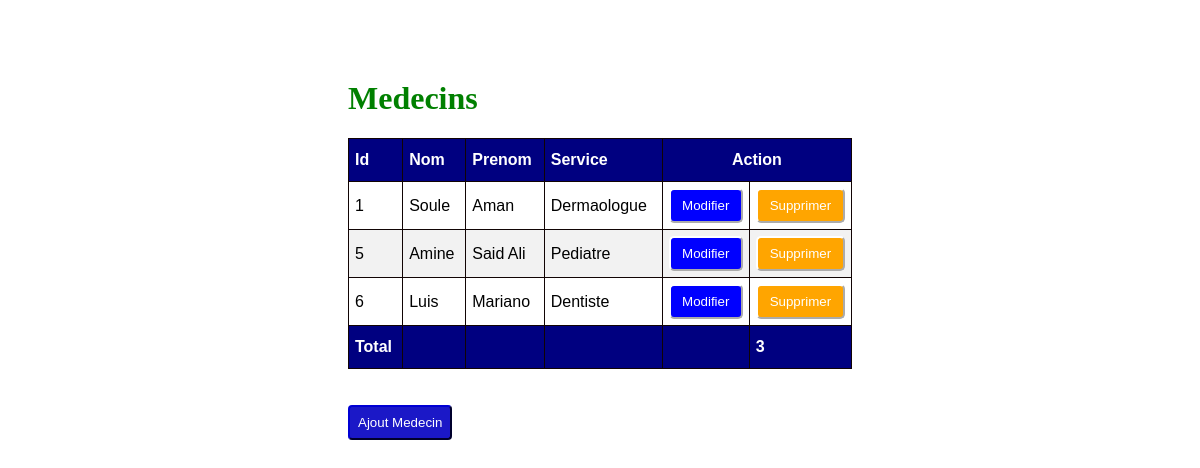
/, run on an earlier commit of the app's database.
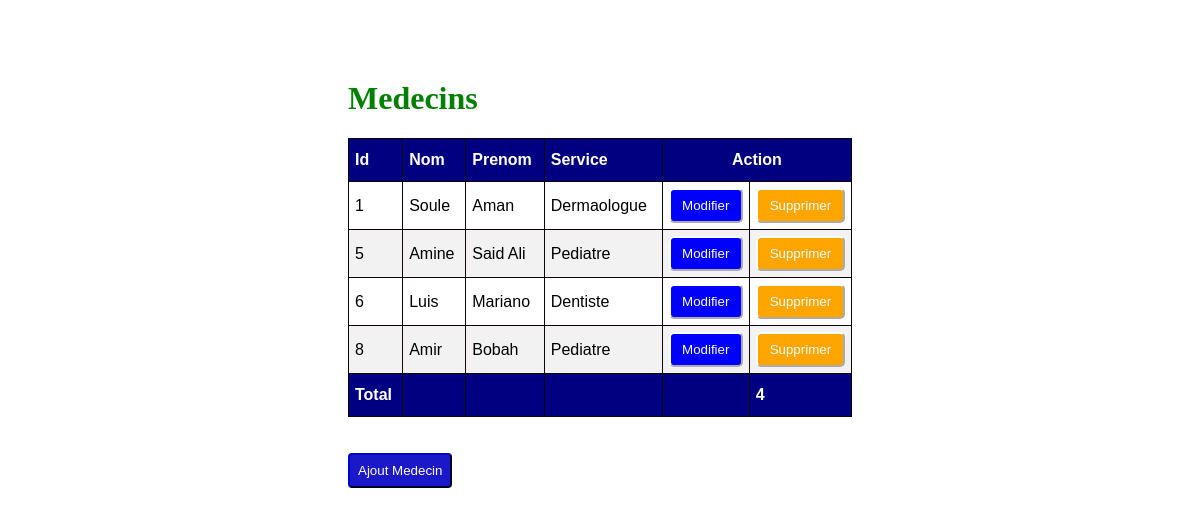
And on a later commit of the database.
### newapp/models.py (models this page shows)
class Medecin(models.Model):
    nom = models.CharField(max_length=100)
    prenom = models.CharField(max_length=100)
    service = models.CharField(max_length=100)

### newapp/views.py (the view)
# urls.py: path('', views.index, name="index"),
def index(request):
    med = Medecin.objects.all()
    return render(request, 'index.html',{'med':med})

### newapp/templatetags/medecin_tags.py (called while the page is built)
@register.simple_tag
def total_medecin():
    return Medecin.objects.count()

### newapp/templates/index.html (shortened to what this page needs)
<!DOCTYPE html>
<html lang="en">
<head>
</head>
{% load static %}
{% load medecin_tags %}
<link rel="stylesheet" href="{% static 'style.css' %}">
<body>
    <div class="container">
        <h1>Medecins</h1>
        <table id="customers" border="1">
            <thead>
                <th>Id</th>
                <th>Nom</th>
                <th>Prenom</th>
                <th>Service</th>
                <th colspan="2" id="mid">Action</th>
            </thead>
                {% for x in med %}
            <tr>
                 <td>{{x.id}}</td>
                <td>{{x.nom}}</td>
                <td>{{x.prenom}}</td>
                <td>{{x.service}}</td>
                <td>
                    <a href="modifier/{{x.id}}"><button id="up">Modifier</button> </a>
                </td>
                <td>
                    <a href="delete/{{x.id}}"><button id="del">Supprimer</button></a>
                </td>
            </tr>
            {% endfor %}
            <tfoot>
                <th>Total</th>
                <th></th>
                <th></th>
                <th></th>
                <th></th>
                <th>{% total_medecin %}</th>
            </tfoot>
        </table>
        <br><br>
        <a href="{% url 'add' %}"><button id="new3">Ajout Medecin</button></a>
    </div>
</body>
</html>

What changed in the data, as far as the page shows it:
added Medecin: id "8", nom "Amir", prenom "Bobah", service "Pediatre"
Also different on the page:
text no longer shown: "3"
text now shown: "4"
